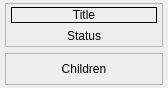
<?xml version="1.0" encoding="UTF-8"?>
<ui version="4.0">
 <class>RootNode</class>
 <widget class="QWidget" name="RootNode">
  <property name="geometry">
   <rect>
    <x>0</x>
    <y>0</y>
    <width>168</width>
    <height>88</height>
   </rect>
  </property>
  <property name="sizePolicy">
   <sizepolicy hsizetype="Fixed" vsizetype="Fixed">
    <horstretch>0</horstretch>
    <verstretch>0</verstretch>
   </sizepolicy>
  </property>
  <property name="windowTitle">
   <string>Root</string>
  </property>
  <layout class="QVBoxLayout" name="verticalLayout_2">
   <property name="leftMargin">
    <number>5</number>
   </property>
   <property name="topMargin">
    <number>3</number>
   </property>
   <property name="rightMargin">
    <number>5</number>
   </property>
   <property name="bottomMargin">
    <number>3</number>
   </property>
   <item>
    <widget class="QFrame" name="FrameStatus">
     <property name="frameShape">
      <enum>QFrame::Shape::StyledPanel</enum>
     </property>
     <property name="frameShadow">
      <enum>QFrame::Shadow::Raised</enum>
     </property>
     <layout class="QVBoxLayout" name="verticalLayout">
      <property name="leftMargin">
       <number>5</number>
      </property>
      <property name="topMargin">
       <number>3</number>
      </property>
      <property name="rightMargin">
       <number>5</number>
      </property>
      <property name="bottomMargin">
       <number>3</number>
      </property>
      <item>
       <widget class="QLabel" name="Title">
        <property name="frameShape">
         <enum>QFrame::Shape::Box</enum>
        </property>
        <property name="text">
         <string>Title</string>
        </property>
        <property name="alignment">
         <set>Qt::AlignmentFlag::AlignCenter</set>
        </property>
       </widget>
      </item>
      <item>
       <widget class="QLabel" name="Status">
        <property name="text">
         <string>Status</string>
        </property>
        <property name="alignment">
         <set>Qt::AlignmentFlag::AlignCenter</set>
        </property>
       </widget>
      </item>
     </layout>
    </widget>
   </item>
   <item>
    <widget class="QFrame" name="FrameChildren">
     <property name="frameShape">
      <enum>QFrame::Shape::StyledPanel</enum>
     </property>
     <property name="frameShadow">
      <enum>QFrame::Shadow::Raised</enum>
     </property>
     <layout class="QVBoxLayout" name="verticalLayout_4">
      <property name="leftMargin">
       <number>5</number>
      </property>
      <property name="topMargin">
       <number>3</number>
      </property>
      <property name="rightMargin">
       <number>5</number>
      </property>
      <property name="bottomMargin">
       <number>3</number>
      </property>
      <item>
       <widget class="QLabel" name="ChildConnections">
        <property name="text">
         <string>Children</string>
        </property>
        <property name="alignment">
         <set>Qt::AlignmentFlag::AlignCenter</set>
        </property>
       </widget>
      </item>
     </layout>
    </widget>
   </item>
  </layout>
 </widget>
 <resources/>
 <connections/>
</ui>
